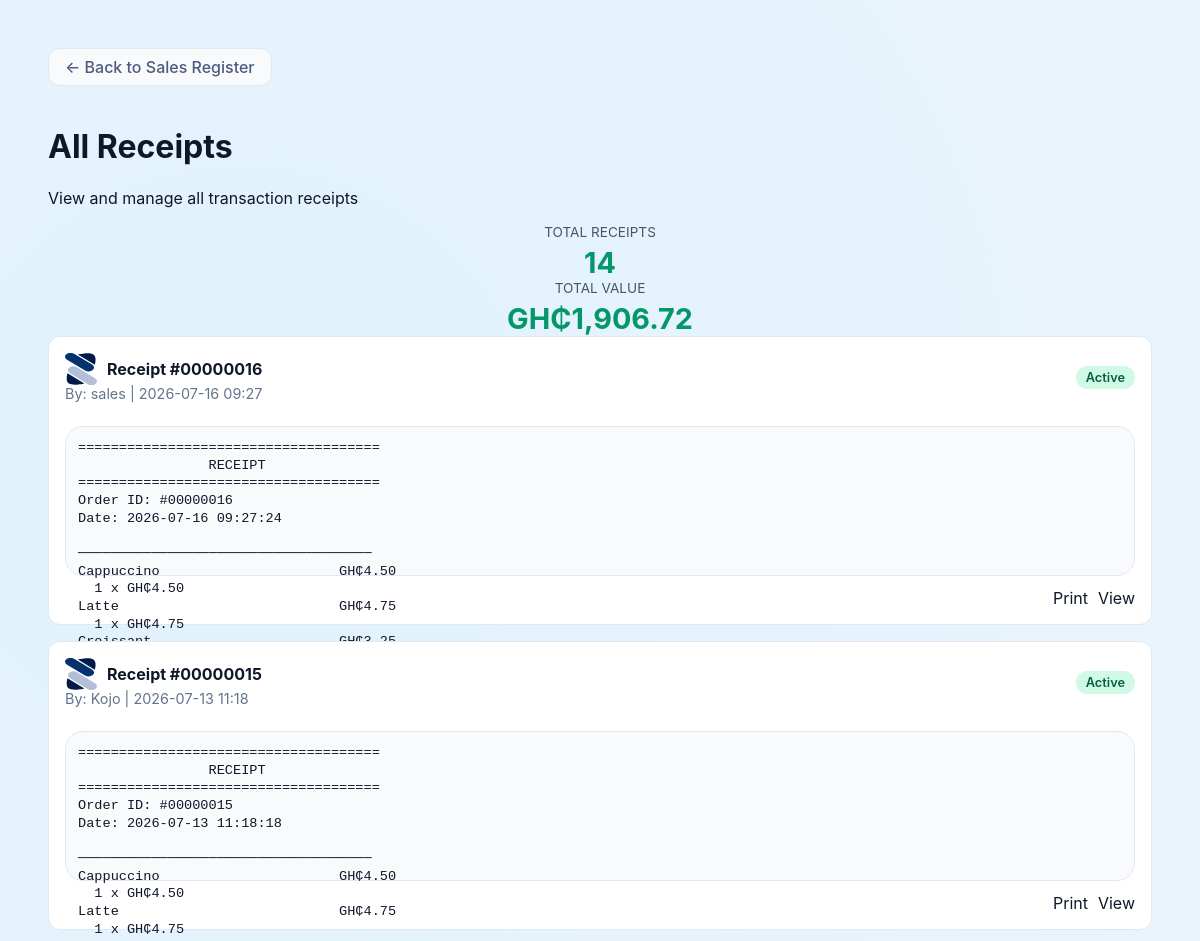
/receipts.php (signed in, upper part), run on an earlier commit of the app's database.
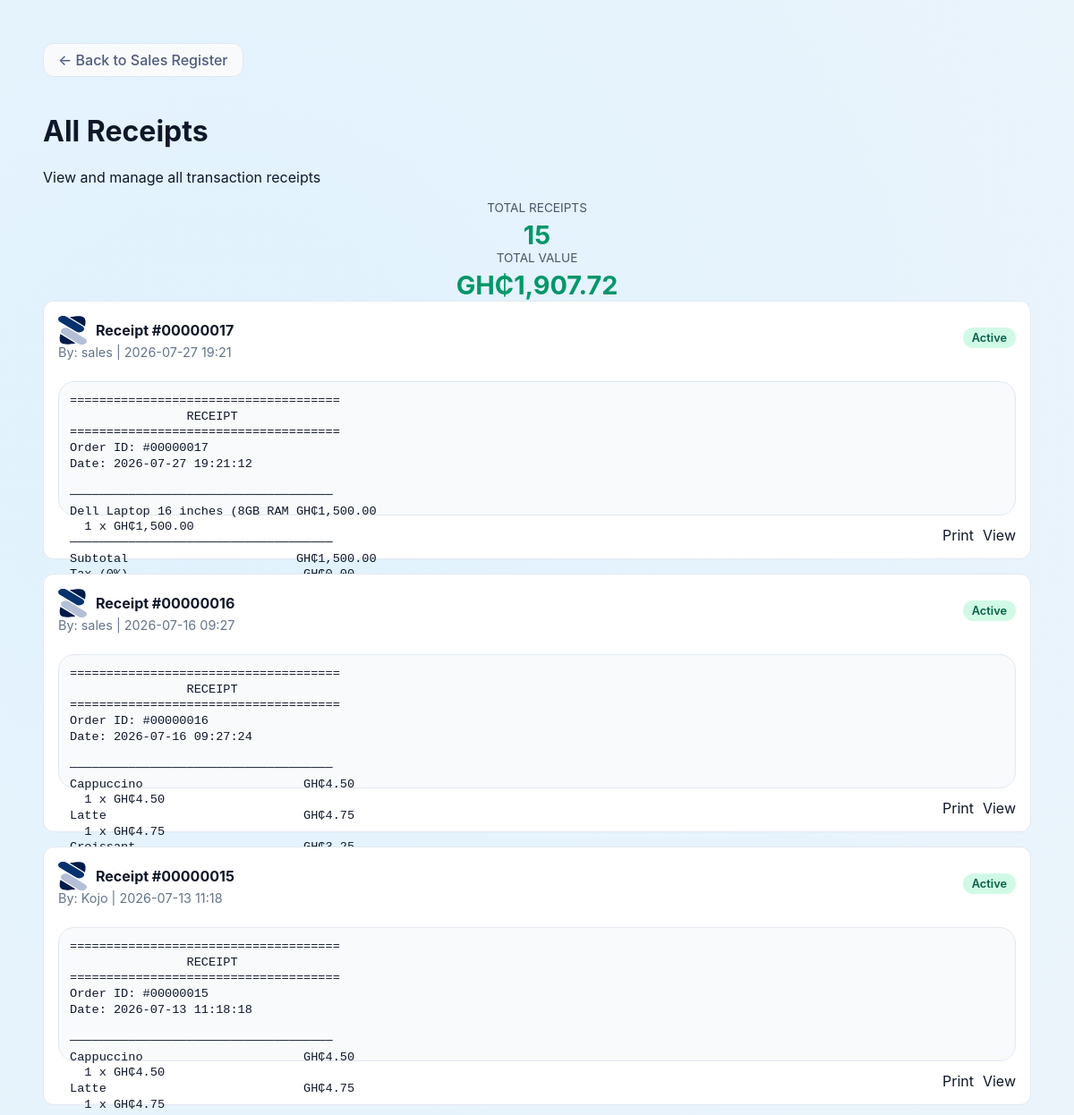
And on a later commit of the database.
### tables this page shows
CREATE TABLE receipts (
            id INTEGER PRIMARY KEY,
            order_id INTEGER NOT NULL UNIQUE,
            username TEXT NOT NULL,
            receipt_content TEXT NOT NULL,
            return_status TEXT NOT NULL DEFAULT "Active",
            created_at TEXT NOT NULL,
            FOREIGN KEY(order_id) REFERENCES orders(id)
        );

### inc/functions.php (called while the page is built, shortened)
<?php
function get_db_path(): string {
    $dir = __DIR__ . '/../data';
    return $dir . '/pos.db';
}
function get_database(): PDO {
    static $pdo = null;
    if ($pdo !== null) {
        return $pdo;
    }
    $path = get_db_path();
    $pdo = new PDO('sqlite:' . $path);
    $pdo->setAttribute(PDO::ATTR_ERRMODE, PDO::ERRMODE_EXCEPTION);
    initialize_database($pdo);
    return $pdo;
}
function initialize_database(PDO $db): void {
    $db->exec(
        'CREATE TABLE IF NOT EXISTS products (
            id INTEGER PRIMARY KEY,
            code TEXT UNIQUE NOT NULL,
            name TEXT NOT NULL,
            category TEXT NOT NULL,
            price REAL NOT NULL,
            image TEXT NOT NULL,
            quantity INTEGER NOT NULL DEFAULT 0
        )'
    );
    try {
        $db->exec('ALTER TABLE products ADD COLUMN quantity INTEGER NOT NULL DEFAULT 0');
    } catch (Exception $e) {
    }
    $db->exec(
        'CREATE TABLE IF NOT EXISTS users (
            id INTEGER PRIMARY KEY,
            username TEXT UNIQUE NOT NULL,
            password_hash TEXT NOT NULL,
            role TEXT NOT NULL,
            created_at TEXT NOT NULL
        )'
    );
    $db->exec(
        'CREATE TABLE IF NOT EXISTS orders (
            id INTEGER PRIMARY KEY,
            username TEXT NOT NULL,
            total REAL NOT NULL,
            status TEXT NOT NULL DEFAULT "Pending",
            created_at TEXT NOT NULL
        )'
    );
    $db->exec(
        'CREATE TABLE IF NOT EXISTS order_items (
            id INTEGER PRIMARY KEY,
            order_id INTEGER NOT NULL,
            product_id INTEGER NOT NULL,
            name TEXT NOT NULL,
            price REAL NOT NULL,
            quantity INTEGER NOT NULL,
            subtotal REAL NOT NULL,
            FOREIGN KEY(order_id) REFERENCES orders(id)
        )'
    );
    $db->exec(
        'CREATE TABLE IF NOT EXISTS receipts (
            id INTEGER PRIMARY KEY,
            order_id INTEGER NOT NULL UNIQUE,
            username TEXT NOT NULL,
            receipt_content TEXT NOT NULL,
            return_status TEXT NOT NULL DEFAULT "Active",
            created_at TEXT NOT NULL,
            FOREIGN KEY(order_id) REFERENCES orders(id)
        )'
    );
    $db->exec(
        'CREATE TABLE IF NOT EXISTS login_events (
            id INTEGER PRIMARY KEY,
            username TEXT NOT NULL,
            role TEXT NOT NULL,
            ip TEXT,
            created_at TEXT NOT NULL
        )'
    );
    $db->exec(
        'CREATE TABLE IF NOT EXISTS settings (
            key TEXT PRIMARY KEY,
            value TEXT NOT NULL
        )'
    );
    $db->exec("INSERT OR IGNORE INTO settings (key, value) VALUES ('pos_name', 'WADI POS')");
    $stmt = $db->query('SELECT COUNT(*) FROM products');
}
function load_receipts(): array {
    $stmt = get_database()->query(
        'SELECT r.id, r.order_id, r.username, r.receipt_content, r.return_status, r.created_at
         FROM receipts r
         ORDER BY r.created_at DESC'
    );
    return $stmt->fetchAll(PDO::FETCH_ASSOC);
}
function get_pos_name(): string {
    $stmt = get_database()->prepare('SELECT value FROM settings WHERE key = ?');
    $stmt->execute(['pos_name']);
    $result = $stmt->fetch(PDO::FETCH_ASSOC);
    return $result ? $result['value'] : 'WADI POS';
}

### receipts.php (the view, shortened to what this page needs)
<?php
require_once __DIR__ . '/inc/functions.php';
$user = current_user();
$posName = get_pos_name();
$viewReceiptId = intval($_GET['view'] ?? 0);
$viewReceipt = null;
if ($user['role'] === 'admin') {
    $receipts = load_receipts();
} else {
    $receipts = load_receipts_by_user($user['username']);
}
?>
<!DOCTYPE html>
<html lang="en">
<head>
  <link rel="stylesheet" href="styles.css" />
</head>
<body>
  <div class="receipts-container">
    <a href="sales.php" class="back-link">← Back to Sales Register</a>
    <?php if ($viewReceiptId > 0 && $viewReceipt): ?>
      <div class="single-view">
        <h2>Receipt #<?php echo str_pad((string)$viewReceiptId, 8, '0', STR_PAD_LEFT); ?></h2>
        <pre><?php echo htmlspecialchars($viewReceipt); ?></pre>
        <div class="receipt-actions">
          <a href="print_receipt.php?id=<?php echo $viewReceiptId; ?>" class="primary" target="_blank">Print Receipt</a>
          <a href="receipts.php" class="secondary">Back to All Receipts</a>
        </div>
      </div>
    <?php else: ?>
      <h1>All Receipts</h1>
      <p>View and manage all transaction receipts</p>
      <?php
      $totalReceipts = count($receipts);
      $totalValue = 0;
      foreach ($receipts as $receipt) {
          preg_match('/TOTAL\s+GH₵([\d.]+)/', $receipt['receipt_content'], $matches);
          if (!empty($matches[1])) {
              $totalValue += floatval($matches[1]);
          }
      }
      ?>
      <div class="stats-panel">
        <div class="stat-item">
          <div class="stat-label">Total Receipts</div>
          <div class="stat-value"><?php echo $totalReceipts; ?></div>
        </div>
        <div class="stat-item">
          <div class="stat-label">Total Value</div>
          <div class="stat-value">GH₵<?php echo number_format($totalValue, 2); ?></div>
        </div>
      </div>
      <?php if (empty($receipts)): ?>
        <p class="empty-message">No receipts found.</p>
      <?php else: ?>
        <div class="receipts-summary">
          <?php foreach ($receipts as $receipt): ?>
            <div class="receipt-card">
              <div class="receipt-header">
                <div>
                  <div style="display:flex;align-items:center;gap:10px;">
                    <img src="images/pos-icon.svg" alt="<?php echo htmlspecialchars($posName); ?> logo" style="width:32px;height:32px;object-fit:contain;" />
                    <div class="receipt-id">Receipt #<?php echo htmlspecialchars(str_pad((string)$receipt['order_id'], 8, '0', STR_PAD_LEFT)); ?></div>
                  </div>
                  <div class="receipt-meta">
                    By: <?php echo htmlspecialchars($receipt['username']); ?> |
                    <?php echo htmlspecialchars(date('Y-m-d H:i', strtotime($receipt['created_at']))); ?>
                  </div>
                </div>
                <div class="text-right">
                  <span class="receipt-status <?php echo strtolower($receipt['return_status']); ?>">
                    <?php echo htmlspecialchars($receipt['return_status']); ?>
                  </span>
                </div>
              </div>
              <pre class="receipt-preview"><?php echo htmlspecialchars($receipt['receipt_content']); ?></pre>
              <div class="receipt-actions">
                <a href="print_receipt.php?id=<?php echo $receipt['id']; ?>" class="tertiary" target="_blank">Print</a>
                <a href="receipts.php?view=<?php echo $receipt['id']; ?>" class="secondary">View</a>
              </div>
            </div>
          <?php endforeach; ?>
        </div>
      <?php endif; ?>
    <?php endif; ?>
  </div>
</body>
</html>

### styles.css (style rules this page uses)
:root { color-scheme: light; font-family: Inter, system-ui, -apple-system, BlinkMacSystemFont, "Segoe UI", sans-serif; background: #f8fafc; color: #0f172a; font-size: 16px; }
* { box-sizing: border-box; }
html, body { margin: 0; min-height: 100%; -webkit-text-size-adjust: 100%; text-size-adjust: 100%; }
body { padding: 24px; background: #f1f5f9; background-image: radial-gradient(circle at 20% 10%, #e0f2fe 0%, transparent 40%), radial-gradient(circle at 80% 90%, #f0f9ff 0%, transparent 40%); -webkit-font-smoothing: antialiased; -moz-osx-font-smoothing: grayscale; }
img { max-width: 100%; height: auto; -webkit-object-fit: cover; object-fit: cover; }
a { color: inherit; text-decoration: none; -webkit-tap-highlight-color: transparent; }
.text-right { text-align: right; }
.header-actions a, .back-link { display: inline-flex; align-items: center; justify-content: center; text-decoration: none; background-color: #f8fafc; color: #334155; padding: 8px 16px; border-radius: 12px; text-align: center; white-space: nowrap; font-weight: 500; border: 1px solid #e2e8f0; transition: background-color 0.2s, border-color 0.2s; }
.back-link { margin-bottom: 20px; color: #4e5b7f; }
.receipt-status { display: inline-block; padding: 4px 10px; border-radius: 999px; font-size: 0.8rem; font-weight: 600; }
.receipt-status.active, .return-badge.active { background: #d1fae6; color: #065f46; }
.product-actions, .cart-actions, .cart-actions-row, .admin-actions, .receipt-actions, .order-actions { display: flex; flex-wrap: wrap; gap: 10px; justify-content:end; align-items: center; }
.receipt-output, .receipt-preview { margin: 0; background: #f8fafc; padding: 22px; border-radius: 18px; min-height: 240px; white-space: pre-wrap; color: #0f172a; font-family: ui-monospace, SFMono-Regular, Menlo, Monaco, Consolas, "Liberation Mono", "Courier New", monospace; border: 1px solid #e2e8f0; }
.receipt-preview { padding: 12px; min-height: 80px; max-height: 150px; font-size: 0.85rem; line-height: 1.3; }
.receipt-id { font-weight: 700; color: #0f172a; }
.receipt-meta, .receipt-return-status { font-size: 0.9rem; color: #64748b; }
.receipts-container, .returns-container, .sales-detail-container { max-width: 1160px; margin: 0 auto; padding: 24px; }
.receipts-summary, .returns-summary, .sales-summary { display: grid; gap: 16px; }
.receipt-card, .return-order, .order-summary { display: grid; gap: 12px; background: #f8fafc; border: 1px solid #e2e8f0; border-radius: 16px; padding: 16px; }
.receipt-card { background: #ffffff; border: 1px solid #e2e8f0; border-radius: 12px; transition: box-shadow 0.2s ease; }
.receipt-header { display: flex; justify-content: space-between; align-items: center; margin-bottom: 12px; }
.order-id, .receipt-id { font-weight: 700; color: #0f172a; }
.order-meta, .receipt-meta { font-size: 0.9rem; color: #64748b; }
.stat-item { text-align: center; }
.stat-label { font-size: 0.85rem; color: #475569; text-transform: uppercase; }
.stat-value { font-size: 1.8rem; font-weight: 700; color: #059669; margin-top: 5px; }

What changed in the data, as far as the page shows it:
added receipts: order "00000017", username "sales", created_at "2026-07-27 19:21", return_status "Active", receipt_content "===================================== RECEIPT ===================================== Order ID: #00000017 Date: 2026-07-27 19:21:12 ──────────────────────────────────── Dell Laptop 16 inches (8GB RAM GH₵1,500.00 1 x GH₵1,500.00 ──────────────────────────────────── Subtotal GH₵1,500.00…"
Also different on the page:
$totalReceipts: "14" → "15"
$totalValue: "1,906.72" → "1,907.72"
